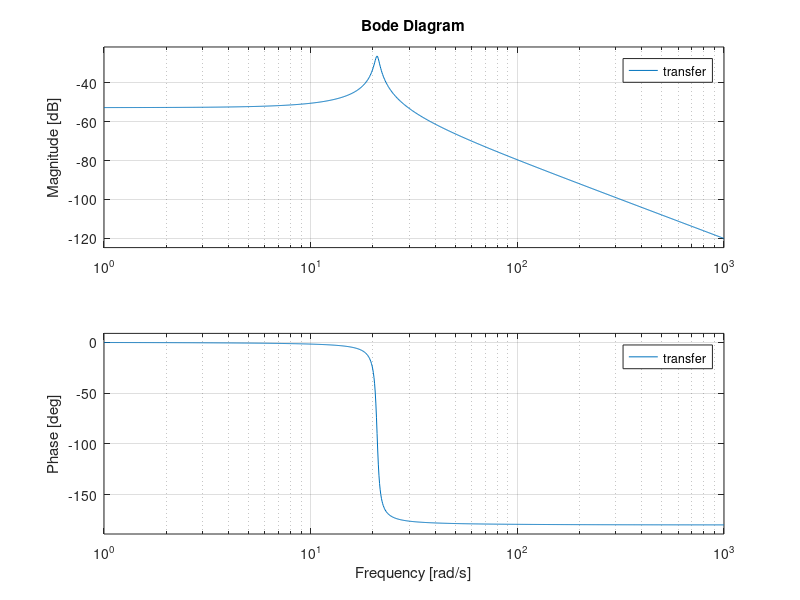

This figure's MATLAB source:
R_adc = 1e6;
L_coil = 7.12e-3;
R_coil = 3.12;
C_shunt = 1e-12;
transfer = tf(1, [R_coil * C_shunt  R_coil/R_adc  R_coil/L_coil] + 1);
bode(transfer)